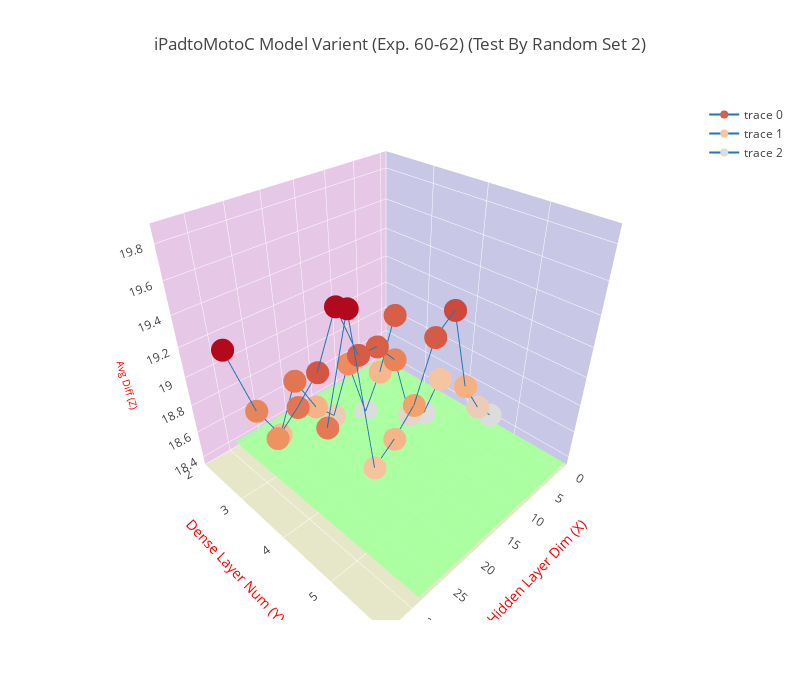

Notebook code cell kept with this figure:
### Code cell
trace = go.Scatter3d(
    x=x1, y=y1, z=z1,
    marker=dict(
        size=8,
        color=z1
    ),
    line=dict(
        color='#1f77b4',
        width=2
    )
)

trace2 = go.Scatter3d(
    x=x2, y=y2, z=z2,
    marker=dict(
        size=8,
        color=z2
    ),
    line=dict(
        color='#1f77b4',
        width=2
    )
)

trace3 = go.Scatter3d(
    x=x3, y=y3, z=z3,
    marker=dict(
        size=8,
        color=z3
    ),
    line=dict(
        color='#1f77b4',
        width=2
    )
)

trace4 = go.Surface(
    z=polyfit_list,
    opacity=0.7,
    colorscale='Jet',
    showscale=False
)

data = [trace, trace2, trace3, trace4]
layout = go.Layout(
    width=800,
    height=700,
    title= title,
    scene=dict(
        xaxis=dict(
            title='Hidden Layer Dim (X)',
            titlefont=dict(
                size=14,
                color='#ff0000'
            ),
            gridcolor='rgb(255, 255, 255)',
            zerolinecolor='rgb(255, 255, 255)',
            showbackground=True,
            backgroundcolor='rgb(200, 200, 230)'
        ),
        yaxis=dict(
            nticks = 5,
            range = [2, 6],
            title='Dense Layer Num (Y)',
            titlefont=dict(
                size=14,
                color='#ff0000'
            ),
            gridcolor='rgb(255, 255, 255)',
            zerolinecolor='rgb(255, 255, 255)',
            showbackground=True,
            backgroundcolor='rgb(230, 200, 230)'
        ),
        zaxis=dict(
            title='Avg Diff (Z)',
            titlefont=dict(
                size=10,
                color='#ff0000'
            ),
            gridcolor='rgb(255, 255, 255)',
            zerolinecolor='rgb(255, 255, 255)',
            showbackground=True,
            backgroundcolor='rgb(230, 230, 200)'
        ),
    )
)

fig = go.Figure(data=data, layout=layout)
plotly.offline.iplot(fig)

### Figure 1 — Plotly figure (JSON) as saved in the notebook; plotly's stock layout.template omitted (floating-point values rounded to 4 significant figures; data arrays with more than 128 entries replaced by an {"elided": "..."} marker saying what was removed)
{"data": [{"line": {"color": "#1f77b4", "width": 2}, "marker": {"color": [19.03, 18.66, 18.41, 18.86, 18.53, 18.68, 18.95, 18.63, 18.89, 19.35], "size": 8}, "type": "scatter3d", "uid": "b69be5e8-e130-11e8-bbcb-001a7dda7111", "x": [6, 9, 12, 15, 18, 21, 24, 27, 30, 33], "y": [3, 3, 3, 3, 3, 3, 3, 3, 3, 3], "z": [19.03, 18.66, 18.41, 18.86, 18.53, 18.68, 18.95, 18.63, 18.89, 19.35]}, {"line": {"color": "#1f77b4", "width": 2}, "marker": {"color": [18.74, 18.55, 18.61, 19.09, 19.24, 19.25, 19.59, 19.28, 19.14, 19.02], "size": 8}, "type": "scatter3d", "uid": "b69be5e9-e130-11e8-9141-001a7dda7111", "x": [6, 9, 12, 15, 18, 21, 24, 27, 30, 33], "y": [4, 4, 4, 4, 4, 4, 4, 4, 4, 4], "z": [18.74, 18.55, 18.61, 19.09, 19.24, 19.25, 19.59, 19.28, 19.14, 19.02]}, {"line": {"color": "#1f77b4", "width": 2}, "marker": {"color": [18.69, 18.82, 19.04, 19.57, 19.48, 19.15, 19.02, 18.92, 19.86, 19.34], "size": 8}, "type": "scatter3d", "uid": "b69be5ea-e130-11e8-9fa6-001a7dda7111", "x": [6, 9, 12, 15, 18, 21, 24, 27, 30, 33], "y": [5, 5, 5, 5, 5, 5, 5, 5, 5, 5], "z": [18.69, 18.82, 19.04, 19.57, 19.48, 19.15, 19.02, 18.92, 19.86, 19.34]}, {"colorscale": "Jet", "opacity": 0.7, "showscale": false, "type": "surface", "uid": "b69be5eb-e130-11e8-ab97-001a7dda7111", "z": {"elided": "7x30 float values"}}], "layout": {"height": 700, "scene": {"xaxis": {"backgroundcolor": "rgb(200, 200, 230)", "gridcolor": "rgb(255, 255, 255)", "showbackground": true, "title": "Hidden Layer Dim (X)", "titlefont": {"color": "#ff0000", "size": 14}, "zerolinecolor": "rgb(255, 255, 255)"}, "yaxis": {"backgroundcolor": "rgb(230, 200, 230)", "gridcolor": "rgb(255, 255, 255)", "nticks": 5, "range": [2, 6], "showbackground": true, "title": "Dense Layer Num (Y)", "titlefont": {"color": "#ff0000", "size": 14}, "zerolinecolor": "rgb(255, 255, 255)"}, "zaxis": {"backgroundcolor": "rgb(230, 230, 200)", "gridcolor": "rgb(255, 255, 255)", "showbackground": true, "title": "Avg Diff (Z)", "titlefont": {"color": "#ff0000", "size": 10}, "zerolinecolor": "rgb(255, 255, 255)"}}, "title": "iPadtoMotoC Model Varient (Exp. 60-62) (Test By Random Set 2)", "width": 800}}
